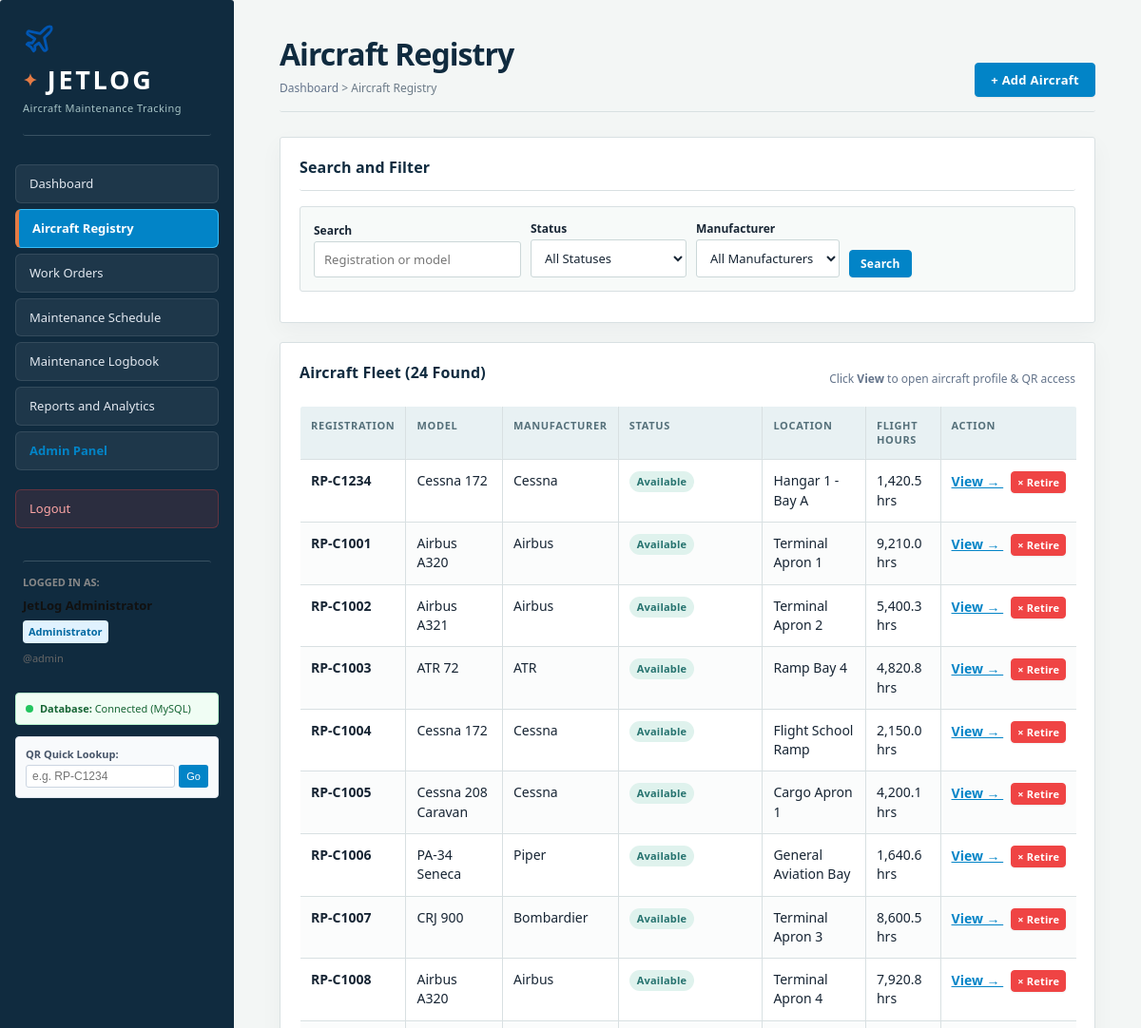
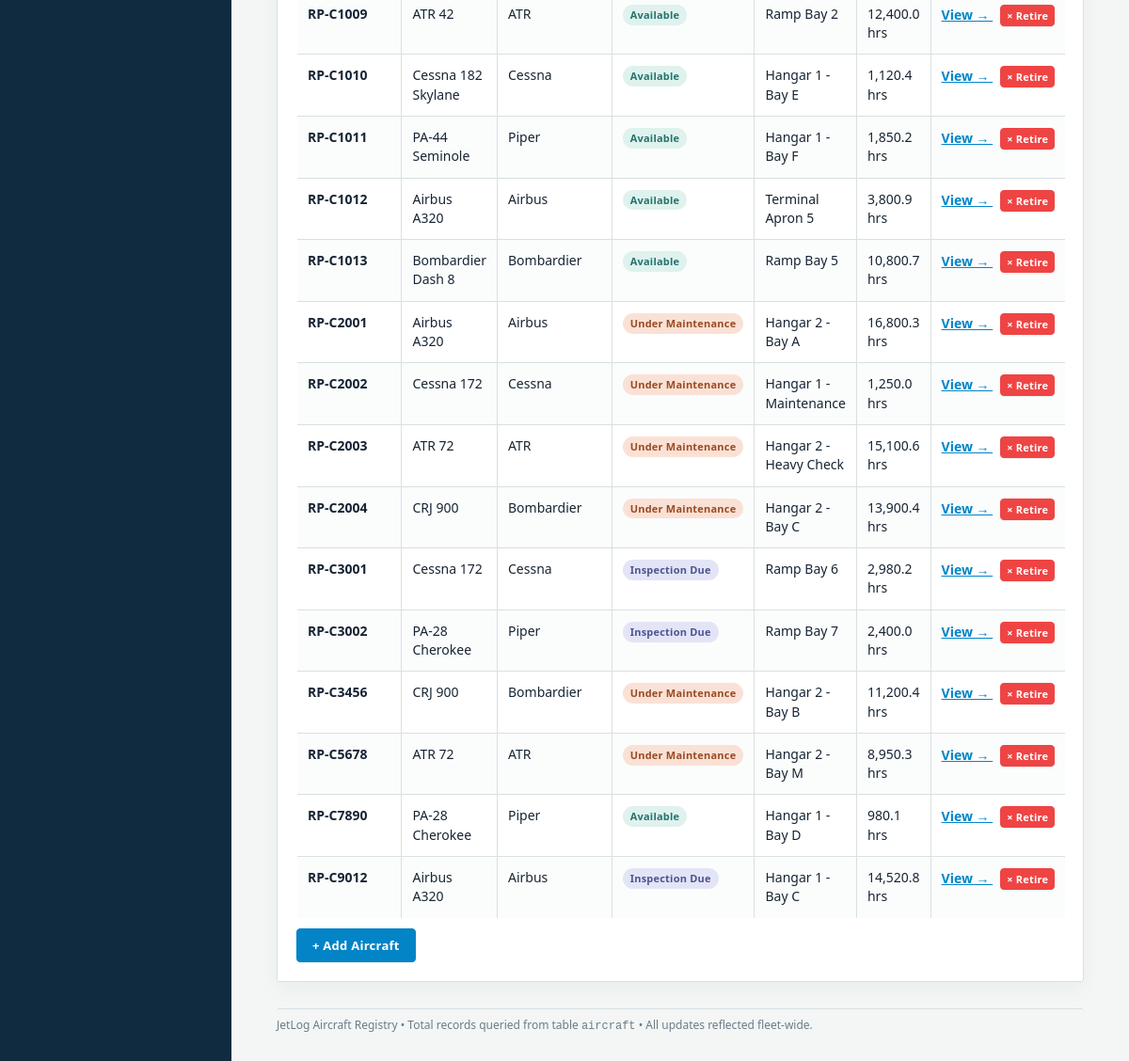
/aircraft.php (signed in), run on the app's committed database (2 pictures, top to bottom).
### tables this page shows
CREATE TABLE `aircraft` (
  `aircraft_id` INT UNSIGNED NOT NULL AUTO_INCREMENT,
  `registration_number` VARCHAR(20) NOT NULL UNIQUE COMMENT 'e.g. RP-C1234, RP-C5678',
  `model` VARCHAR(100) NOT NULL COMMENT 'e.g. Cessna 172, ATR 72, Airbus A320, CRJ 900, PA-28 Cherokee',
  `manufacturer` VARCHAR(100) NOT NULL COMMENT 'Airbus, ATR, Bombardier, Cessna, Piper',
  `status` ENUM('Available', 'Under Maintenance', 'Inspection Due', 'AOG', 'Decommissioned') NOT NULL DEFAULT 'Available',
  `serial_number` VARCHAR(60) NULL,
  `year_manufactured` YEAR NULL,
  `total_flight_hours` DECIMAL(10, 2) NOT NULL DEFAULT 0.00,
  `total_flight_cycles` INT UNSIGNED NOT NULL DEFAULT 0,
  `location` VARCHAR(100) NOT NULL DEFAULT 'Hangar 1',
  `qr_code_token` VARCHAR(64) NOT NULL UNIQUE COMMENT 'Unique token encoded into QR code for mobile scanning',
  `created_at` TIMESTAMP NOT NULL DEFAULT CURRENT_TIMESTAMP,
  `updated_at` TIMESTAMP NOT NULL DEFAULT CURRENT_TIMESTAMP ON UPDATE CURRENT_TIMESTAMP,
  PRIMARY KEY (`aircraft_id`),
  INDEX `idx_aircraft_reg` (`registration_number`),
  INDEX `idx_aircraft_status` (`status`),
  INDEX `idx_aircraft_manufacturer` (`manufacturer`),
  INDEX `idx_aircraft_model` (`model`)
);

### db.php (called while the page is built, shortened)
<?php
function getDbConnection(): PDO {
    static $pdo = null;
    if ($pdo === null) {
        $dsn = sprintf('mysql:host=%s;port=%s;dbname=%s;charset=%s', DB_HOST, DB_PORT, DB_NAME, DB_CHARSET);
        $options = [
            PDO::ATTR_ERRMODE            => PDO::ERRMODE_EXCEPTION,
            PDO::ATTR_DEFAULT_FETCH_MODE => PDO::FETCH_ASSOC,
            PDO::ATTR_EMULATE_PREPARES   => false,
            PDO::ATTR_TIMEOUT            => 5,
        ];
        try {
            $pdo = new PDO($dsn, DB_USER, DB_PASS, $options);
        } catch (PDOException $e) {
            error_log('Database Connection Error: ' . $e->getMessage());
            throw new Exception("Unable to connect to JetLog database '" . DB_NAME . "'. Please ensure MySQL is running in XAMPP.");
        }
    }
    return $pdo;
}
function getAircraftList(?string $search = null, ?string $status = null, ?string $manufacturer = null): array {
    $pdo = getDbConnection();
    $sql = 'SELECT * FROM aircraft WHERE 1=1';
    $params = [];
    $sql .= ' ORDER BY (registration_number = "RP-C1234") DESC, registration_number ASC';
    $stmt = $pdo->prepare($sql);
    $stmt->execute($params);
    return $stmt->fetchAll();
}

### aircraft.php (the view, shortened to what this page needs)
<?php
$searchQuery = trim($_GET['search'] ?? '');
$filterStatus = trim($_GET['status'] ?? 'All Statuses');
$filterMfg = trim($_GET['manufacturer'] ?? 'All Manufacturers');
$aircraftList = getAircraftList($searchQuery, $filterStatus, $filterMfg);
?>
<!DOCTYPE html>
<html lang="en">
<head>
<link rel="stylesheet" href="styles.css">
</head>
<body>
<div class="layout">
  <?php include __DIR__ . '/navbar.php'; ?>
  <main class="main">
    <div class="page-header" style="display:flex; justify-content:space-between; align-items:flex-end;">
      <div>
        <h1>Aircraft Registry</h1>
        <div class="breadcrumb">
          <a href="dashboard.php" style="color:#64748b; text-decoration:none;">Dashboard</a> &gt; Aircraft Registry
        </div>
      </div>
      <div>
        <button class="btn" onclick="openAddModal()" style="background:#0284c7; color:#fff; border-color:#0284c7; cursor:pointer;">
          + Add Aircraft
        </button>
      </div>
    </div>
    <div class="panel">
      <h2>Search and Filter</h2>
      <form method="GET" action="aircraft.php" class="filter-bar">
        <div class="filter-item">
          <label for="search">Search</label>
          <input type="text" id="search" name="search" placeholder="Registration or model" value="<?= htmlspecialchars($searchQuery) ?>">
        </div>
        <div class="filter-item">
          <label for="status">Status</label>
          <select id="status" name="status">
            <option value="All Statuses" <?= $filterStatus === 'All Statuses' ? 'selected' : '' ?>>All Statuses</option>
          </select>
        </div>
        <div class="filter-item">
          <label for="manufacturer">Manufacturer</label>
          <select id="manufacturer" name="manufacturer">
            <option value="All Manufacturers" <?= $filterMfg === 'All Manufacturers' ? 'selected' : '' ?>>All Manufacturers</option>
          </select>
        </div>
        <div class="filter-item" style="display:flex; gap:6px; align-items:flex-end;">
          <button type="submit" class="btn small" style="cursor:pointer;">Search</button>
        </div>
      </form>
    </div>
    <div class="panel">
      <div style="display:flex; justify-content:space-between; align-items:center; margin-bottom:10px;">
        <h2 style="margin:0; border:none;">Aircraft Fleet (<?= count($aircraftList) ?> Found)</h2>
        <span style="font-size:12px; color:#64748b;">Click <strong>View</strong> to open aircraft profile &amp; QR access</span>
      </div>
      <table class="wire">
        <thead>
          <tr>
            <th>Registration</th>
            <th>Model</th>
            <th>Manufacturer</th>
            <th>Status</th>
            <th>Location</th>
            <th>Flight Hours</th>
            <th>Action</th>
          </tr>
        </thead>
        <tbody>
          <?php if (!empty($aircraftList)): ?>
            <?php foreach ($aircraftList as $ac): ?>
              <tr>
                <td><strong><?= htmlspecialchars($ac['registration_number']) ?></strong></td>
                <td><?= htmlspecialchars($ac['model']) ?></td>
                <td><?= htmlspecialchars($ac['manufacturer']) ?></td>
                <td>
                  <?php
                    $acClass = match($ac['status']) {
                      'Under Maintenance' => 'status-maintenance',
                      'Inspection Due' => 'status-inspection',
                      'Decommissioned' => 'status-decommissioned',
                      default => 'status-available',
                    };
                  ?>
                  <span class="status <?= $acClass ?>"><?= htmlspecialchars($ac['status']) ?></span>
                </td>
                <td><?= htmlspecialchars($ac['location'] ?? 'Main Hangar') ?></td>
                <td><?= number_format((float)$ac['total_flight_hours'], 1) ?> hrs</td>
                <td style="white-space:nowrap;">
                  <a href="aircraft-profile.php?reg=<?= urlencode($ac['registration_number']) ?>" style="font-weight:600; color:#0284c7; margin-right:8px;">
                    View &rarr;
                  </a>
                  <form method="POST" action="aircraft.php" style="display:inline;" onsubmit="return confirm('Decommission aircraft <?= htmlspecialchars($ac['registration_number']) ?>?\n\nClick OK to retire this aircraft from active service.');">
                    <button type="submit" class="btn small" style="background:#ef4444; color:#fff; border-color:#ef4444; font-size:11px; padding:3px 6px; cursor:pointer;" title="Decommission / Retire Aircraft">
                      &times; Retire
                    </button>
                  </form>
                </td>
              </tr>
            <?php endforeach; ?>
          <?php endif; ?>
        </tbody>
      </table>
      <div class="panel-actions">
        <button class="btn" onclick="openAddModal()" style="cursor:pointer;">+ Add Aircraft</button>
      </div>
    </div>
    <div class="footer-note">
      JetLog Aircraft Registry &bull; Total records queried from table <code>aircraft</code> &bull; All updates reflected fleet-wide.
    </div>
  </main>
</div>
</body>
</html>

### data on the page
aircraft: registration_number "RP-C1234", model "Cessna 172", manufacturer "Cessna", status "Available", location "Hangar 1 - Bay A", total_flight_hours "1,420.5"
aircraft: registration_number "RP-C1001", model "Airbus A320", manufacturer "Airbus", status "Available", location "Terminal Apron 1", total_flight_hours "9,210.0"
aircraft: registration_number "RP-C1002", model "Airbus A321", manufacturer "Airbus", status "Available", location "Terminal Apron 2", total_flight_hours "5,400.3"
aircraft: registration_number "RP-C1003", model "ATR 72", manufacturer "ATR", status "Available", location "Ramp Bay 4", total_flight_hours "4,820.8"
aircraft: registration_number "RP-C1004", model "Cessna 172", manufacturer "Cessna", status "Available", location "Flight School Ramp", total_flight_hours "2,150.0"
aircraft: registration_number "RP-C1005", model "Cessna 208 Caravan", manufacturer "Cessna", status "Available", location "Cargo Apron 1", total_flight_hours "4,200.1"
aircraft: registration_number "RP-C1006", model "PA-34 Seneca", manufacturer "Piper", status "Available", location "General Aviation Bay", total_flight_hours "1,640.6"
aircraft: registration_number "RP-C1007", model "CRJ 900", manufacturer "Bombardier", status "Available", location "Terminal Apron 3", total_flight_hours "8,600.5"
aircraft: registration_number "RP-C1008", model "Airbus A320", manufacturer "Airbus", status "Available", location "Terminal Apron 4", total_flight_hours "7,920.8"
aircraft: registration_number "RP-C1009", model "ATR 42", manufacturer "ATR", status "Available", location "Ramp Bay 2", total_flight_hours "12,400.0"
aircraft: registration_number "RP-C1010", model "Cessna 182 Skylane", manufacturer "Cessna", status "Available", location "Hangar 1 - Bay E", total_flight_hours "1,120.4"
aircraft: registration_number "RP-C1011", model "PA-44 Seminole", manufacturer "Piper", status "Available", location "Hangar 1 - Bay F", total_flight_hours "1,850.2"
aircraft: registration_number "RP-C1012", model "Airbus A320", manufacturer "Airbus", status "Available", location "Terminal Apron 5", total_flight_hours "3,800.9"
aircraft: registration_number "RP-C1013", model "Bombardier Dash 8", manufacturer "Bombardier", status "Available", location "Ramp Bay 5", total_flight_hours "10,800.7"
aircraft: registration_number "RP-C2001", model "Airbus A320", manufacturer "Airbus", status "Under Maintenance", location "Hangar 2 - Bay A", total_flight_hours "16,800.3"
aircraft: registration_number "RP-C2002", model "Cessna 172", manufacturer "Cessna", status "Under Maintenance", location "Hangar 1 - Maintenance", total_flight_hours "1,250.0"
aircraft: registration_number "RP-C2003", model "ATR 72", manufacturer "ATR", status "Under Maintenance", location "Hangar 2 - Heavy Check", total_flight_hours "15,100.6"
aircraft: registration_number "RP-C2004", model "CRJ 900", manufacturer "Bombardier", status "Under Maintenance", location "Hangar 2 - Bay C", total_flight_hours "13,900.4"
aircraft: registration_number "RP-C3001", model "Cessna 172", manufacturer "Cessna", status "Inspection Due", location "Ramp Bay 6", total_flight_hours "2,980.2"
aircraft: registration_number "RP-C3002", model "PA-28 Cherokee", manufacturer "Piper", status "Inspection Due", location "Ramp Bay 7", total_flight_hours "2,400.0"
aircraft: registration_number "RP-C3456", model "CRJ 900", manufacturer "Bombardier", status "Under Maintenance", location "Hangar 2 - Bay B", total_flight_hours "11,200.4"
aircraft: registration_number "RP-C5678", model "ATR 72", manufacturer "ATR", status "Under Maintenance", location "Hangar 2 - Bay M", total_flight_hours "8,950.3"
aircraft: registration_number "RP-C7890", model "PA-28 Cherokee", manufacturer "Piper", status "Available", location "Hangar 1 - Bay D", total_flight_hours "980.1"
aircraft: registration_number "RP-C9012", model "Airbus A320", manufacturer "Airbus", status "Inspection Due", location "Hangar 1 - Bay C", total_flight_hours "14,520.8"

### other printed values
$currentUser['role'] "Administrator"
$currentUser['username'] "admin"
count($aircraftList) "24"
